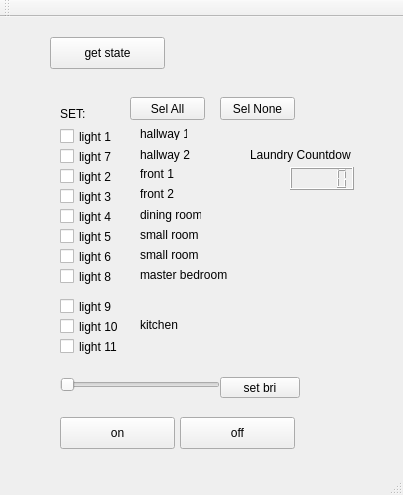
<?xml version="1.0" encoding="UTF-8"?>
<ui version="4.0">
 <class>HueControlWindow</class>
 <widget class="QMainWindow" name="HueControlWindow">
  <property name="geometry">
   <rect>
    <x>0</x>
    <y>0</y>
    <width>403</width>
    <height>495</height>
   </rect>
  </property>
  <property name="windowTitle">
   <string>HueControlWindow</string>
  </property>
  <widget class="QWidget" name="centralWidget">
   <widget class="QPushButton" name="pushButton">
    <property name="geometry">
     <rect>
      <x>60</x>
      <y>400</y>
      <width>115</width>
      <height>32</height>
     </rect>
    </property>
    <property name="text">
     <string>on</string>
    </property>
   </widget>
   <widget class="QPushButton" name="pushButton_2">
    <property name="geometry">
     <rect>
      <x>180</x>
      <y>400</y>
      <width>115</width>
      <height>32</height>
     </rect>
    </property>
    <property name="text">
     <string>off</string>
    </property>
   </widget>
   <widget class="QPushButton" name="pushButton_3">
    <property name="geometry">
     <rect>
      <x>50</x>
      <y>20</y>
      <width>115</width>
      <height>32</height>
     </rect>
    </property>
    <property name="text">
     <string>get state</string>
    </property>
   </widget>
   <widget class="QSlider" name="horizontalSlider">
    <property name="geometry">
     <rect>
      <x>60</x>
      <y>360</y>
      <width>160</width>
      <height>16</height>
     </rect>
    </property>
    <property name="maximum">
     <number>255</number>
    </property>
    <property name="orientation">
     <enum>Qt::Horizontal</enum>
    </property>
   </widget>
   <widget class="QPushButton" name="pushButton_4">
    <property name="geometry">
     <rect>
      <x>220</x>
      <y>360</y>
      <width>80</width>
      <height>21</height>
     </rect>
    </property>
    <property name="text">
     <string>set bri</string>
    </property>
   </widget>
   <widget class="QCheckBox" name="checkBox1">
    <property name="geometry">
     <rect>
      <x>60</x>
      <y>110</y>
      <width>72</width>
      <height>19</height>
     </rect>
    </property>
    <property name="text">
     <string>light 1</string>
    </property>
   </widget>
   <widget class="QCheckBox" name="checkBox1_2">
    <property name="geometry">
     <rect>
      <x>60</x>
      <y>150</y>
      <width>72</width>
      <height>19</height>
     </rect>
    </property>
    <property name="text">
     <string>light 2</string>
    </property>
   </widget>
   <widget class="QCheckBox" name="checkBox1_3">
    <property name="geometry">
     <rect>
      <x>60</x>
      <y>170</y>
      <width>72</width>
      <height>19</height>
     </rect>
    </property>
    <property name="text">
     <string>light 3</string>
    </property>
   </widget>
   <widget class="QCheckBox" name="checkBox1_4">
    <property name="geometry">
     <rect>
      <x>60</x>
      <y>190</y>
      <width>72</width>
      <height>19</height>
     </rect>
    </property>
    <property name="text">
     <string>light 4</string>
    </property>
   </widget>
   <widget class="QLabel" name="label_2">
    <property name="geometry">
     <rect>
      <x>60</x>
      <y>90</y>
      <width>47</width>
      <height>13</height>
     </rect>
    </property>
    <property name="text">
     <string>SET:</string>
    </property>
   </widget>
   <widget class="QLCDNumber" name="lcdNumber">
    <property name="geometry">
     <rect>
      <x>290</x>
      <y>150</y>
      <width>64</width>
      <height>23</height>
     </rect>
    </property>
   </widget>
   <widget class="QLabel" name="label">
    <property name="geometry">
     <rect>
      <x>250</x>
      <y>130</y>
      <width>101</width>
      <height>16</height>
     </rect>
    </property>
    <property name="text">
     <string>Laundry Countdown</string>
    </property>
   </widget>
   <widget class="QLabel" name="label_3">
    <property name="geometry">
     <rect>
      <x>140</x>
      <y>110</y>
      <width>47</width>
      <height>13</height>
     </rect>
    </property>
    <property name="text">
     <string>hallway 1</string>
    </property>
   </widget>
   <widget class="QLabel" name="label_4">
    <property name="geometry">
     <rect>
      <x>140</x>
      <y>150</y>
      <width>47</width>
      <height>13</height>
     </rect>
    </property>
    <property name="text">
     <string>front 1</string>
    </property>
   </widget>
   <widget class="QLabel" name="label_5">
    <property name="geometry">
     <rect>
      <x>140</x>
      <y>170</y>
      <width>47</width>
      <height>13</height>
     </rect>
    </property>
    <property name="text">
     <string>front 2</string>
    </property>
   </widget>
   <widget class="QLabel" name="label_6">
    <property name="geometry">
     <rect>
      <x>140</x>
      <y>190</y>
      <width>61</width>
      <height>16</height>
     </rect>
    </property>
    <property name="text">
     <string>dining room</string>
    </property>
   </widget>
   <widget class="QCheckBox" name="checkBox1_5">
    <property name="geometry">
     <rect>
      <x>60</x>
      <y>210</y>
      <width>72</width>
      <height>19</height>
     </rect>
    </property>
    <property name="text">
     <string>light 5</string>
    </property>
   </widget>
   <widget class="QCheckBox" name="checkBox1_6">
    <property name="geometry">
     <rect>
      <x>60</x>
      <y>230</y>
      <width>72</width>
      <height>19</height>
     </rect>
    </property>
    <property name="text">
     <string>light 6</string>
    </property>
   </widget>
   <widget class="QLabel" name="label_7">
    <property name="geometry">
     <rect>
      <x>140</x>
      <y>210</y>
      <width>61</width>
      <height>16</height>
     </rect>
    </property>
    <property name="text">
     <string>small room 1</string>
    </property>
   </widget>
   <widget class="QLabel" name="label_8">
    <property name="geometry">
     <rect>
      <x>140</x>
      <y>230</y>
      <width>61</width>
      <height>16</height>
     </rect>
    </property>
    <property name="text">
     <string>small room 2</string>
    </property>
   </widget>
   <widget class="QCheckBox" name="checkBox1_7">
    <property name="geometry">
     <rect>
      <x>60</x>
      <y>130</y>
      <width>72</width>
      <height>19</height>
     </rect>
    </property>
    <property name="text">
     <string>light 7</string>
    </property>
   </widget>
   <widget class="QLabel" name="label_9">
    <property name="geometry">
     <rect>
      <x>140</x>
      <y>130</y>
      <width>61</width>
      <height>16</height>
     </rect>
    </property>
    <property name="text">
     <string>hallway 2</string>
    </property>
   </widget>
   <widget class="QCheckBox" name="checkBox1_8">
    <property name="geometry">
     <rect>
      <x>60</x>
      <y>250</y>
      <width>72</width>
      <height>19</height>
     </rect>
    </property>
    <property name="text">
     <string>light 8</string>
    </property>
   </widget>
   <widget class="QLabel" name="label_10">
    <property name="geometry">
     <rect>
      <x>140</x>
      <y>250</y>
      <width>91</width>
      <height>16</height>
     </rect>
    </property>
    <property name="text">
     <string>master bedroom</string>
    </property>
   </widget>
   <widget class="QPushButton" name="pushButton_SelAll">
    <property name="geometry">
     <rect>
      <x>130</x>
      <y>80</y>
      <width>75</width>
      <height>23</height>
     </rect>
    </property>
    <property name="text">
     <string>Sel All</string>
    </property>
   </widget>
   <widget class="QPushButton" name="pushButton_SelNone">
    <property name="geometry">
     <rect>
      <x>220</x>
      <y>80</y>
      <width>75</width>
      <height>23</height>
     </rect>
    </property>
    <property name="text">
     <string>Sel None</string>
    </property>
   </widget>
   <widget class="QCheckBox" name="checkBox1_9">
    <property name="geometry">
     <rect>
      <x>60</x>
      <y>280</y>
      <width>72</width>
      <height>19</height>
     </rect>
    </property>
    <property name="text">
     <string>light 9</string>
    </property>
   </widget>
   <widget class="QCheckBox" name="checkBox1_10">
    <property name="geometry">
     <rect>
      <x>60</x>
      <y>300</y>
      <width>72</width>
      <height>19</height>
     </rect>
    </property>
    <property name="text">
     <string>light 10</string>
    </property>
   </widget>
   <widget class="QCheckBox" name="checkBox1_11">
    <property name="geometry">
     <rect>
      <x>60</x>
      <y>320</y>
      <width>72</width>
      <height>19</height>
     </rect>
    </property>
    <property name="text">
     <string>light 11</string>
    </property>
   </widget>
   <widget class="QLabel" name="label_11">
    <property name="geometry">
     <rect>
      <x>140</x>
      <y>300</y>
      <width>91</width>
      <height>16</height>
     </rect>
    </property>
    <property name="text">
     <string>kitchen</string>
    </property>
   </widget>
  </widget>
  <widget class="QMenuBar" name="menuBar">
   <property name="geometry">
    <rect>
     <x>0</x>
     <y>0</y>
     <width>403</width>
     <height>21</height>
    </rect>
   </property>
  </widget>
  <widget class="QToolBar" name="mainToolBar">
   <attribute name="toolBarArea">
    <enum>TopToolBarArea</enum>
   </attribute>
   <attribute name="toolBarBreak">
    <bool>false</bool>
   </attribute>
  </widget>
  <widget class="QStatusBar" name="statusBar"/>
 </widget>
 <layoutdefault spacing="6" margin="11"/>
 <resources/>
 <connections/>
</ui>
